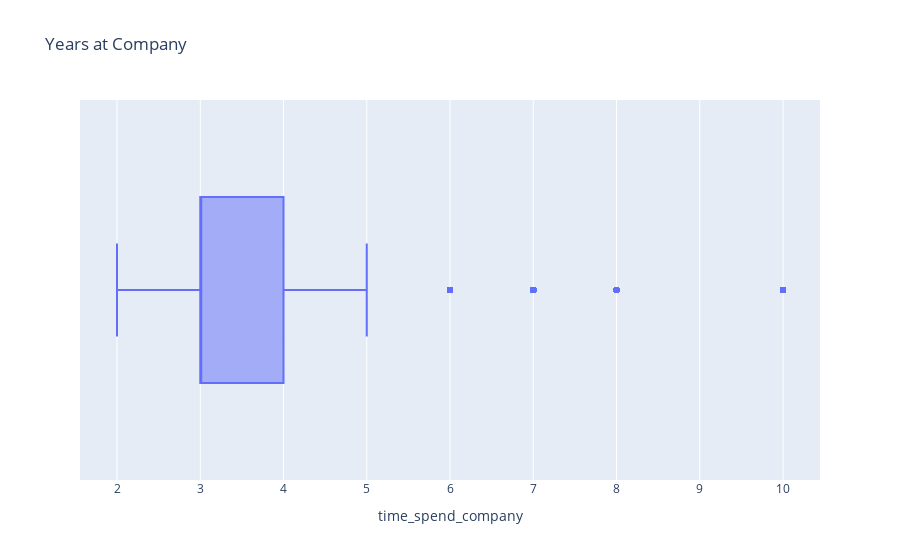

Notebook code cell kept with this figure:
### Code cell
# Create a boxplot to visualize distribution of `tenure` and detect any outliers
fig = px.box(
    # ddf, x="time_spend_company", y="left", color="left", 
    ddf, x="time_spend_company", 
    height=300, title="Years at Company",
)
fig.show()

### Figure 1 — Plotly figure (JSON) as saved in the notebook; plotly's stock layout.template omitted (floating-point values rounded to 4 significant figures; data arrays with more than 128 entries replaced by an {"elided": "..."} marker saying what was removed)
{"data": [{"alignmentgroup": "True", "hovertemplate": "time_spend_company=%{x}<extra></extra>", "legendgroup": "", "marker": {"color": "#636efa"}, "name": "", "notched": false, "offsetgroup": "", "orientation": "h", "showlegend": false, "type": "box", "x": {"elided": "11991 int values"}, "x0": " ", "xaxis": "x", "y0": " ", "yaxis": "y"}], "layout": {"autosize": true, "boxmode": "group", "legend": {"tracegroupgap": 0}, "title": {"text": "Years at Company"}, "xaxis": {"anchor": "y", "autorange": true, "domain": [0, 1], "range": [1.556, 10.44], "title": {"text": "time_spend_company"}, "type": "linear"}, "yaxis": {"anchor": "x", "autorange": true, "domain": [0, 1], "range": [-0.5, 0.5], "type": "category"}}}
